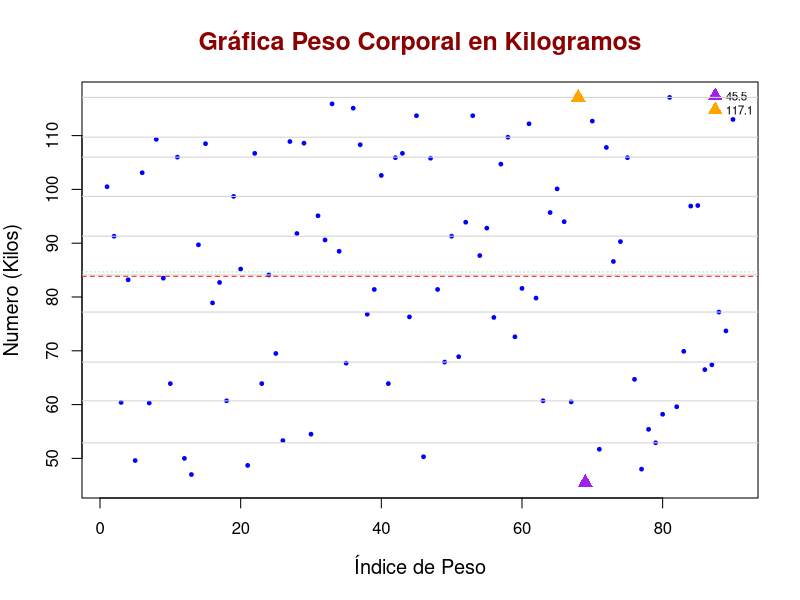
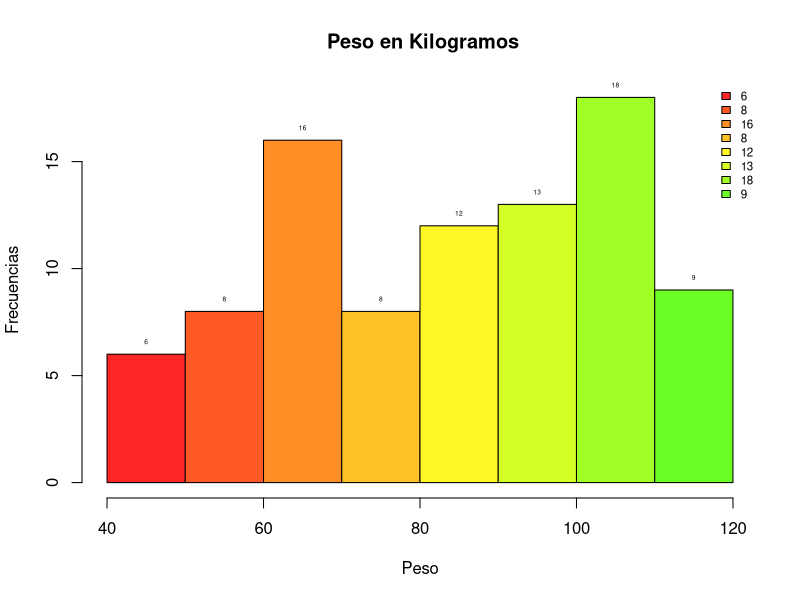
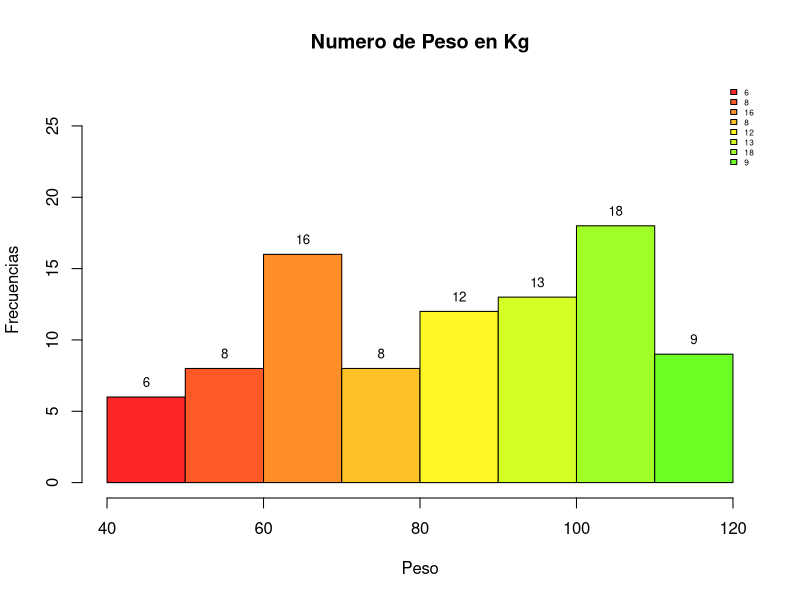
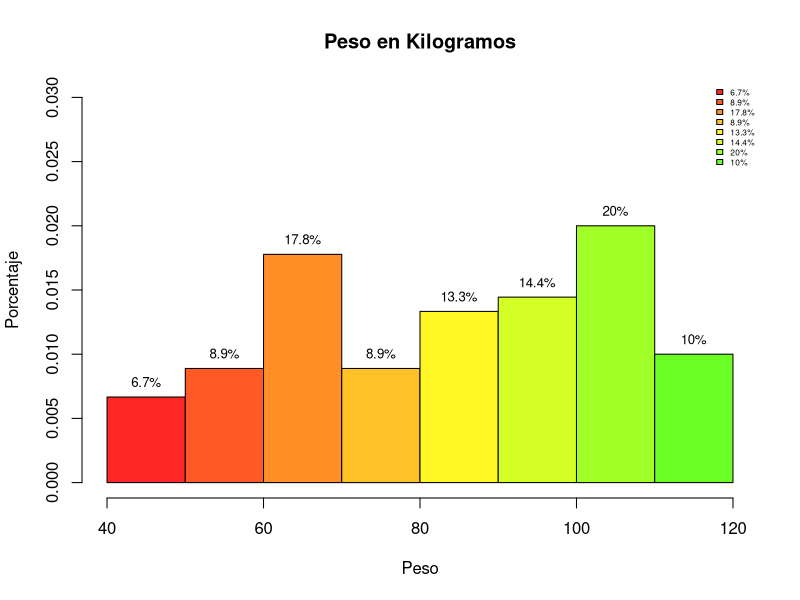
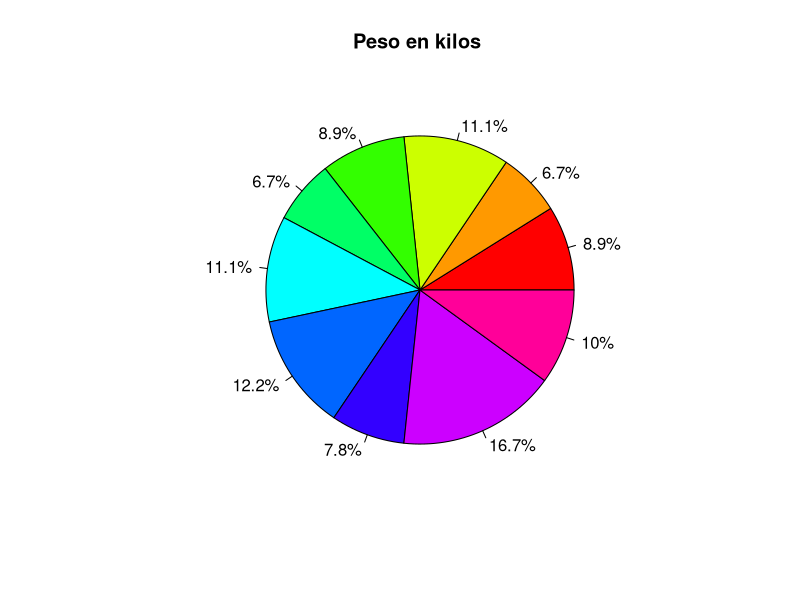
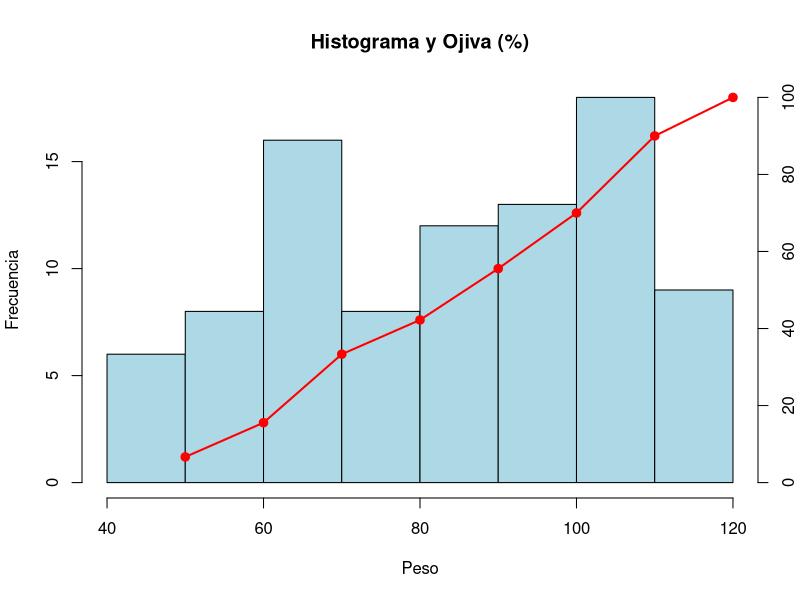

Generate these figures, in order, with R:
## ---- chunk 1
knitr::opts_chunk$set(echo = TRUE)
## ---- chunk 2
rm(list = ls())

## ---- chunk 3
Peso_kilos <- c( 100.5, 91.3, 60.4, 83.2, 49.6, 103.1, 60.3, 109.3, 83.5,
 63.9, 106, 50, 47, 89.7, 108.5, 78.9, 82.7, 60.7, 98.7, 85.2, 48.7, 106.7, 63.9, 84.1,
 69.5, 53.3, 108.9, 91.8, 108.6, 54.5, 95.1, 90.6, 115.9, 88.5, 67.7, 115.1, 108.3, 76.8,
 81.4, 102.6, 63.9, 105.9, 106.7, 76.3, 113.7, 50.3, 105.8, 81.4, 67.9, 91.3, 68.9, 93.9,
 113.7, 87.7, 92.8, 76.2, 104.7, 109.7, 72.6, 81.6, 112.2, 79.8, 60.7, 95.7, 100.1, 94,
 60.5, 117.1, 45.5, 112.7, 51.7, 107.8, 86.6, 90.3, 105.9, 64.7, 48, 55.4, 52.9, 58.2,
 117.1, 59.6, 69.9, 96.9, 97, 66.5, 67.4, 77.2, 73.7, 113)
## ---- chunk 4
summary(Peso_kilos)
## ---- chunk 5
Peso_ord <- sort(Peso_kilos); (Peso_ord)
cte <- 9
## ---- chunk 6
indices <- 1:10; (indices)
t <- cte*indices; (t)
## ---- chunk 7
mis_deciles <- Peso_ord[t]; (mis_deciles)
cuantiles <- quantile(Peso_kilos); (cuantiles)
Q1 <- cuantiles[2]; (Q1)
Q2 <- cuantiles[3]; (Q2)
Q3 <- cuantiles[4]; (Q3)
## ---- chunk 8
x_media <- mean(Peso_kilos);(x_media)
mi_min <- min(Peso_kilos); (mi_min)
mi_max <- max(Peso_kilos); (mi_max)
varianza <- var(Peso_kilos); (varianza) 
DesvEst <- sd(Peso_kilos); (DesvEst)
## ---- chunk 9
plot(
  Peso_kilos,
  main = "Gráfica Peso Corporal en Kilogramos",
  xlab = "Índice de Peso",
  ylab = "Numero (Kilos)",
  col = "blue",       
  pch = 19,           
  cex = 0.5,          
  cex.main = 1.5,     
  cex.lab = 1.2,      
  col.main = "darkred")
legend(
  "topright",                 
  legend = c(mi_min,mi_max),    
  pch = 17,
  col=c("purple","orange"),
  pt.cex = 1.5,                
  cex = 0.7,
  bty = "n"                    
)
abline(h = x_media, col = "red", lwd = 1, lty = 2)     
abline(h = Q2, col = "lightgreen", lwd = 1, lty = 3) 
abline(h = mis_deciles, col = "lightgray", lty = 1.5)
points(which.min(Peso_kilos), min(Peso_kilos), col = "purple", pch = 17, cex = 1.5)
points(which.max(Peso_kilos), max(Peso_kilos), col = "orange", pch = 17, cex = 1.5)
## ---- chunk 10
nbreaks=10;
miscolores <- rainbow(25,0.85);
h <- hist(Peso_kilos, breaks = nbreaks, col= miscolores, 
          main = ' Peso en Kilogramos',
          xlab="Peso",
          ylab="Frecuencias")
text(h$mids, h$counts, labels = h$counts, pos = 3, cex = 0.4, 
     col = "black")
nl <- length(h$counts); 
legend(
  "topright",                  # ubicación
  legend = h$counts,    # etiquetas
  fill = miscolores,
  col = miscolores,    # colores (uno por cada símbolo)
  pt.cex = 1.5,                # tamaño de los símbolos
  cex = 0.7,
  bty = "n"                    # sin borde en la caja
)
## ---- chunk 11
nbreaks=10;
h2 <- hist(Peso_kilos, breaks = nbreaks, col= miscolores, 
           main = 'Numero de Peso en Kg',
           xlab="Peso",
           ylab="Frecuencias",
           ylim=c(0,max(h$counts)*1.5))
text(h$mids, h$counts, labels = h$counts, pos = 3, cex = 0.8, 
     col = "black")
nl <- length(h$counts); 
legend(
  "topright",                
  legend = h$counts,    
  fill = miscolores,
  col = miscolores,    
  pt.cex = 1.5,               
  cex = 0.5,
  bty = "n"                    
)
## ---- chunk 12
h3 <- hist(Peso_kilos, 
           breaks = nbreaks, 
           col= miscolores, 
           main = 'Peso en Kilogramos',
           xlab="Peso",
           ylab="Porcentaje",
           ylim=c(0,max(h$density)*1.5),
           probability=TRUE)
porcentajes <- h3$counts/sum(h3$counts)*100

text(h3$mids, 
     h3$density, 
     labels = paste0(round(porcentajes,1),"%"),
     pos = 3, 
     cex = 0.8, 
     col = "black")

nl <- length(h3$counts); (nl)
legend(
  "topright",                
  legend = paste0(round(porcentajes,1),"%"),
  fill = miscolores,
  cex = 0.5,
  bty = "n"                   
)
## ---- chunk 13
nbreaks <- 10
intervalos <- cut(Peso_kilos, breaks = nbreaks); (intervalos)
tabla <- table(intervalos); (tabla)
porcentajes <- round(prop.table(tabla) * 100, 1); (porcentajes)
pie(tabla,
    main = "Peso en kilos ",
    col = rainbow(length(tabla)),
    labels = paste0(porcentajes, "%"))
## ---- chunk 14
##---- Grafica combinada ----
nbreaks <- 10
h <- hist(Peso_kilos, breaks = nbreaks, plot = FALSE)
hist(Peso_kilos,
     breaks = nbreaks,
     col = "lightblue",
     main = "Histograma y Ojiva (%)",
     xlab = "Peso",
     ylab = "Frecuencia")
freq_acum_pct <- cumsum(h$counts) / sum(h$counts) * 100
x_vals <- h$breaks[-1]
par(new = TRUE)
plot(x_vals, freq_acum_pct,
     type = "o", pch = 19, lwd = 2, col = "red",
     axes = FALSE, xlab = "", ylab = "",
     xlim = range(h$breaks), ylim = c(0, 100))
axis(4)                           
